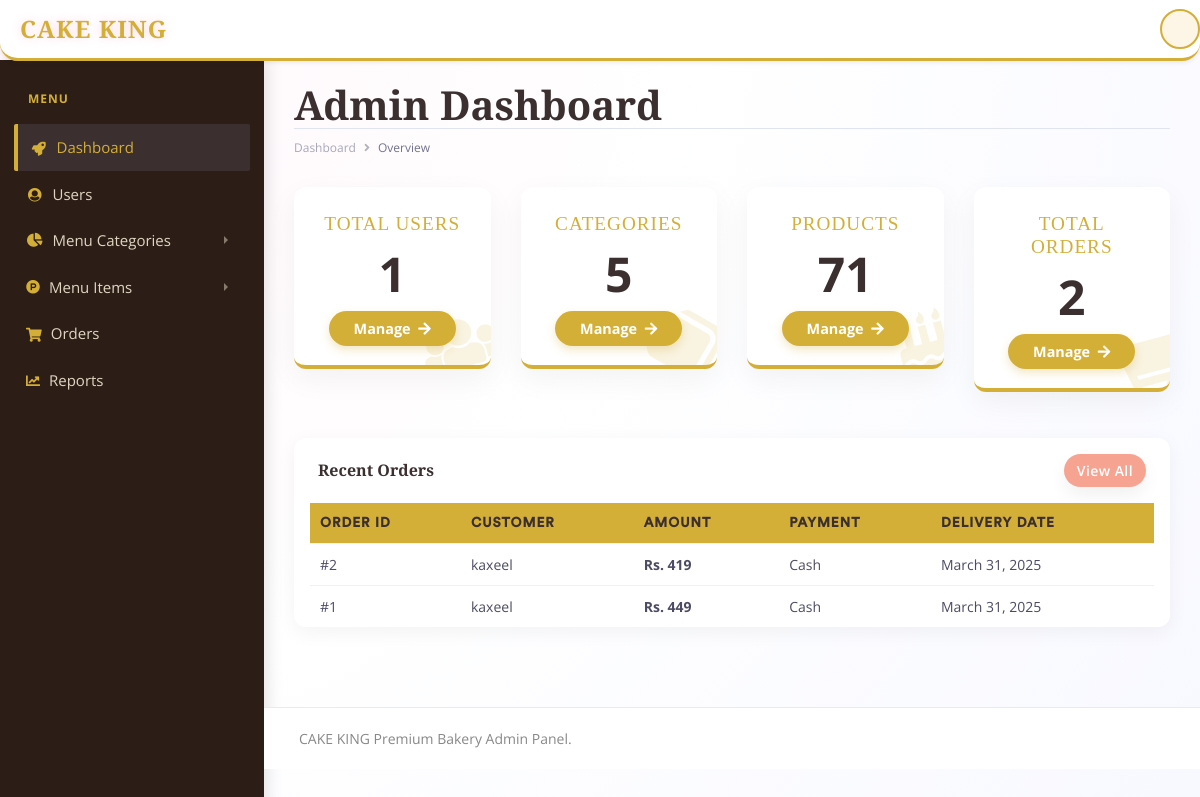
Screenshot of /onlinecakeshop/admin/dashboard.php with the database file from the repository.
### tables this page shows
CREATE TABLE `cake_shop_orders` (
  `orders_id` int(11) NOT NULL,
  `users_id` int(11) NOT NULL,
  `invoice_id` varchar(50) NOT NULL,
  `delivery_date` varchar(100) NOT NULL,
  `payment_method` varchar(50) NOT NULL,
  `total_amount` varchar(100) NOT NULL
);

CREATE TABLE `cake_shop_users_registrations` (
  `users_id` int(11) NOT NULL,
  `users_username` varchar(100) NOT NULL,
  `users_email` varchar(150) NOT NULL,
  `users_password` varchar(100) NOT NULL,
  `users_mobile` varchar(50) NOT NULL,
  `users_address` varchar(200) NOT NULL
);

### onlinecakeshop/admin/dashboard.php (the view, shortened to what this page needs)
<?php
require_once('../config.php');
if (true || (isset($_SESSION['user_admin_id']) && $_SESSION['user_admin_id'] != null)) {
?>
<!doctype html>
<html lang="en">
<head>
    <link rel="stylesheet" href="../css/bootstrap.min.css">
    <link href="../fonts/circular-std/style.css" rel="stylesheet">
    <link rel="stylesheet" href="../css/style.css">
    <link rel="stylesheet" href="../fonts/fontawesome/css/fontawesome-all.css">
    <link rel="stylesheet" href="css/admin-custom.css?v=1775031339">
    <link href="https://unpkg.com/aos@2.3.1/dist/aos.css" rel="stylesheet">
</head>
<body>
    <div class="dashboard-main-wrapper">
        <div class="dashboard-header">
            <nav class="navbar navbar-expand-lg bg-white fixed-top shadow-sm navbar-elevated">
                <a class="navbar-brand" href="dashboard.php">CAKE KING</a>
                <div class="collapse navbar-collapse" id="navbarSupportedContent">
                    <ul class="navbar-nav ml-auto navbar-right-top">
                        <li class="nav-item dropdown nav-user">
                            <a class="nav-link nav-user-img p-0" href="#" id="navbarDropdownMenuLink2" data-toggle="dropdown" aria-haspopup="true" aria-expanded="false">
                                <div class="user-avatar-md rounded-circle d-flex align-items-center justify-content-center" style="width: 40px; height: 40px; background-color: #fdf5e6; color: #d4af37; border: 2px solid #d4af37; font-size: 1.2rem;">
                                </div>
                            </a>
                        </li>
                    </ul>
                </div>
            </nav>
        </div>
        <div class="nav-left-sidebar sidebar-dark">
            <div class="menu-list">
                <nav class="navbar navbar-expand-lg navbar-light">
                    <div class="collapse navbar-collapse" id="navbarNav">
                        <ul class="navbar-nav flex-column">
                            <li class="nav-divider">Menu</li>
                            <li class="nav-item">
                                <a class="nav-link active" href="dashboard.php"><i class="fa fa-fw fa-rocket"></i>Dashboard</a>
                            </li>
                            <li class="nav-item">
                                <a class="nav-link" href="view_users.php"><i class="fa fa-fw fa-user-circle"></i>Users</a>
                            </li>
                            <li class="nav-item">
                                <a class="nav-link" href="#" data-toggle="collapse" aria-expanded="false" data-target="#submenu-3" aria-controls="submenu-3"><i class="fas fa-fw fa-chart-pie"></i>Menu Categories</a>
                            </li>
                            <li class="nav-item">
                                <a class="nav-link" href="#" data-toggle="collapse" aria-expanded="false" data-target="#submenu-4" aria-controls="submenu-4"><i class="fab fa-product-hunt"></i>Menu Items</a>
                            </li>
                            <li class="nav-item">
                                <a class="nav-link" href="view_orders.php"><i class="fas fa-shopping-cart"></i>Orders</a>
                            </li>
                            <li class="nav-item">
                                <a class="nav-link" href="reports.php"><i class="fas fa-chart-line"></i>Reports <span class="badge badge-warning ml-2">New</span></a>
                            </li>
                        </ul>
                    </div>
                </nav>
            </div>
        </div>
        <div class="dashboard-wrapper">
            <div class="container-fluid dashboard-content">
                <div class="row">
                    <div class="col-xl-12 col-lg-12 col-md-12 col-sm-12 col-12">
                        <div class="page-header" data-aos="fade-down">
                            <h2 class="pageheader-title">Admin Dashboard</h2>
                            <div class="page-breadcrumb">
                                <nav aria-label="breadcrumb">
                                    <ol class="breadcrumb">
                                        <li class="breadcrumb-item"><a href="dashboard.php" class="breadcrumb-link">Dashboard</a></li>
                                        <li class="breadcrumb-item active" aria-current="page">Overview</li>
                                    </ol>
                                </nav>
                            </div>
                        </div>
                    </div>
                </div>
                <div class="row">
                    <div class="col-xl-3 col-lg-6 col-md-6 col-sm-12 col-12" data-aos="fade-up" data-aos-delay="100">
                        <div class="card-metric">
                            <i class="fas fa-users metric-icon"></i>
                            <h3>Total Users</h3>
                            <?php
                            $select_users = "SELECT * FROM cake_shop_users_registrations";
                            $query_users = mysqli_query($conn, $select_users);
                            $res_users = mysqli_num_rows($query_users);
                            ?>
                            <div class="metric-value"><?php echo $res_users; ?></div>
                            <a href="view_users.php" class="btn-view">Manage <i class="fas fa-arrow-right ml-1"></i></a>
                        </div>
                    </div>
                    <div class="col-xl-3 col-lg-6 col-md-6 col-sm-12 col-12" data-aos="fade-up" data-aos-delay="200">
                        <div class="card-metric">
                            <i class="fas fa-tags metric-icon"></i>
                            <h3>Categories</h3>
                            <?php
                            $select_category = "SELECT * FROM cake_shop_category";
                            $query_category = mysqli_query($conn, $select_category);
                            $res_category = mysqli_num_rows($query_category);
                            ?>
                            <div class="metric-value"><?php echo $res_category; ?></div>
                            <a href="view_category.php" class="btn-view">Manage <i class="fas fa-arrow-right ml-1"></i></a>
                        </div>
                    </div>
                    <div class="col-xl-3 col-lg-6 col-md-6 col-sm-12 col-12" data-aos="fade-up" data-aos-delay="300">
                        <div class="card-metric">
                            <i class="fas fa-birthday-cake metric-icon"></i>
                            <h3>Products</h3>
                            <?php
                            $select_product = "SELECT * FROM cake_shop_product";
                            $query_product = mysqli_query($conn, $select_product);
                            $res_product = mysqli_num_rows($query_product);
                            ?>
                            <div class="metric-value"><?php echo $res_product; ?></div>
                            <a href="view_product.php" class="btn-view">Manage <i class="fas fa-arrow-right ml-1"></i></a>
                        </div>
                    </div>
                    <div class="col-xl-3 col-lg-6 col-md-6 col-sm-12 col-12" data-aos="fade-up" data-aos-delay="400">
                        <div class="card-metric">
                            <i class="fas fa-shopping-cart metric-icon"></i>
                            <h3>Total Orders</h3>
                            <?php
                            $select_orders = "SELECT * FROM cake_shop_orders";
                            $query_orders = mysqli_query($conn, $select_orders);
                            $res_orders = mysqli_num_rows($query_orders);
                            ?>
                            <div class="metric-value"><?php echo $res_orders; ?></div>
                            <a href="view_orders.php" class="btn-view">Manage <i class="fas fa-arrow-right ml-1"></i></a>
                        </div>
                    </div>
                </div>
                <div class="row mt-3" data-aos="fade-up" data-aos-delay="500">
                    <div class="col-xl-12 col-lg-12 col-md-12 col-sm-12 col-12">
                        <div class="card table-premium pt-3 px-3">
                            <div class="d-flex justify-content-between align-items-center mb-3 px-2">
                                <h4 class="mb-0" style="color: #3b2f2f; font-family: 'Playfair Display', serif; font-weight: 700;">Recent Orders</h4>
                                <a href="view_orders.php" class="btn btn-sm" style="background-color: #f7a392; color: #fff; border-radius: 20px;">View All</a>
                            </div>
                            <div class="table-responsive">
                                <table class="table">
                                    <thead>
                                        <tr>
                                            <th>Order ID</th>
                                            <th>Customer</th>
                                            <th>Amount</th>
                                            <th>Payment</th>
                                            <th>Delivery Date</th>
                                        </tr>
                                    </thead>
                                    <tbody>
                                        <?php
                                        $recent_orders_query = "SELECT o.*, u.users_username
                                                                FROM cake_shop_orders o
                                                                LEFT JOIN cake_shop_users_registrations u ON o.users_id = u.users_id
                                                                ORDER BY o.orders_id DESC LIMIT 5";
                                        $recent_orders_result = mysqli_query($conn, $recent_orders_query);
                                        if (mysqli_num_rows($recent_orders_result) > 0) {
                                            while ($ro = mysqli_fetch_assoc($recent_orders_result)) {
                                                echo "<tr>";
                                                echo "<td>#" . htmlspecialchars($ro['orders_id']) . "</td>";
                                                echo "<td>" . htmlspecialchars($ro['users_username'] ? $ro['users_username'] : 'Guest') . "</td>";
                                                echo "<td><strong>Rs. " . htmlspecialchars($ro['total_amount']) . "</strong></td>";
                                                echo "<td>" . htmlspecialchars($ro['payment_method']) . "</td>";
                                                echo "<td>" . htmlspecialchars(date("F j, Y", strtotime($ro['delivery_date']))) . "</td>";
                                                echo "</tr>";
                                            }
                                        } else {
                                            echo "<tr><td colspan='5' class='text-center'>No recent orders found.</td></tr>";
                                        }
                                        ?>
                                    </tbody>
                                </table>
                            </div>
                        </div>
                    </div>
                </div>
            </div>
            <div class="footer mt-auto" style="border-top: 1px solid #eaeaea; background: #fff; padding: 20px;">
                <div class="container-fluid">
                    <div class="row">
                        <div class="col-xl-6 col-lg-6 col-md-12 col-sm-12 col-12" style="color: #888;">
                            CAKE KING Premium Bakery Admin Panel.
                        </div>
                    </div>
                </div>
            </div>
        </div>
    </div>
</body>
</html>
<?php
} else {
    header("Location: index.php");
    exit();
}
?>

### onlinecakeshop/admin/css/admin-custom.css (style rules this page uses)
body { background-color: #f8f6f0; font-family: 'Open Sans', sans-serif; }
h1, h2, h3, h4, h5, h6, .navbar-brand { font-family: 'Playfair Display', serif; }
.sidebar-dark { background-color: #2c1e16 !important; box-shadow: 4px 0 15px rgba(0,0,0,0.1); }
.sidebar-dark .nav-divider { color: #d4af37 !important; font-weight: 700; letter-spacing: 1px; }
.sidebar-dark .navbar-nav .nav-link { color: #e0d5c1 !important; font-size: 15px; transition: all 0.3s; }
.sidebar-dark .navbar-nav .nav-link:hover, .sidebar-dark .navbar-nav .nav-link.active, .sidebar-dark .navbar-nav .nav-link:focus { background-color: #3b2f2f !important; color: #d4af37 !important; border-left: 4px solid #d4af37; }
.sidebar-dark .navbar-nav .nav-link i { color: #d4af37 !important; }
.dashboard-header .navbar { background-color: #ffffff !important; border-bottom: 3px solid #d4af37; box-shadow: 0 2px 10px rgba(0,0,0,0.05); }
.dashboard-header .navbar-brand { color: #d4af37 !important; font-weight: 700; font-size: 24px; letter-spacing: 1px; }
.card-metric { border: none; border-bottom: 4px solid #d4af37; border-radius: 12px; box-shadow: 0 10px 30px rgba(0,0,0,0.05); background: #fff; transition: transform 0.3s ease, box-shadow 0.3s ease; overflow: hidden; position: relative; padding: 25px; margin-bottom: 30px; }
.card-metric .metric-icon { font-size: 4rem; color: rgba(212, 175, 55, 0.15); position: absolute; right: -10px; bottom: -10px; transform: rotate(-15deg); transition: all 0.3s ease; }
.card-metric h3 { color: #d4af37; font-size: 1.2rem; text-transform: uppercase; letter-spacing: 1px; margin-bottom: 15px; }
.card-metric .metric-value { font-size: 3rem; font-weight: 700; color: #3b2f2f; font-family: 'Open Sans', sans-serif; margin-bottom: 20px; }
.card-metric .btn-view { font-size: 0.9rem; font-weight: bold; color: #fff; background-color: #d4af37; border: none; border-radius: 30px; padding: 8px 25px; box-shadow: 0 4px 10px rgba(212,175,55,0.3); transition: background 0.3s; }
.pageheader-title { color: #3b2f2f !important; font-size: 2.5rem !important; font-weight: 700; }
.table-premium { background: #fff; border-radius: 12px; overflow: hidden; box-shadow: 0 5px 20px rgba(0,0,0,0.05); border: none; }
.table-premium thead th { background-color: #d4af37 !important; color: #3b2f2f !important; border: none; font-weight: 800; text-transform: uppercase; font-size: 0.85rem; letter-spacing: 1px; }
.table-premium tbody td { border-color: #f1f1f1; vertical-align: middle; }

### onlinecakeshop/admin/dashboard.php (style rules this page uses)
.card { margin-bottom: 20px; border-radius: 10px; box-shadow: 0 4px 8px rgba(0, 0, 0, 0.1); }

### rows the page displays
cake_shop_orders: orders_id "2", users.users_username "kaxeel", total_amount "419", payment_method "Cash", delivery_date "March 31, 2025"
cake_shop_orders: orders_id "1", users.users_username "kaxeel", total_amount "449", payment_method "Cash", delivery_date "March 31, 2025"

### other values shown
$res_users "1"
$res_category "5"
$res_product "71"
$res_orders "2"
